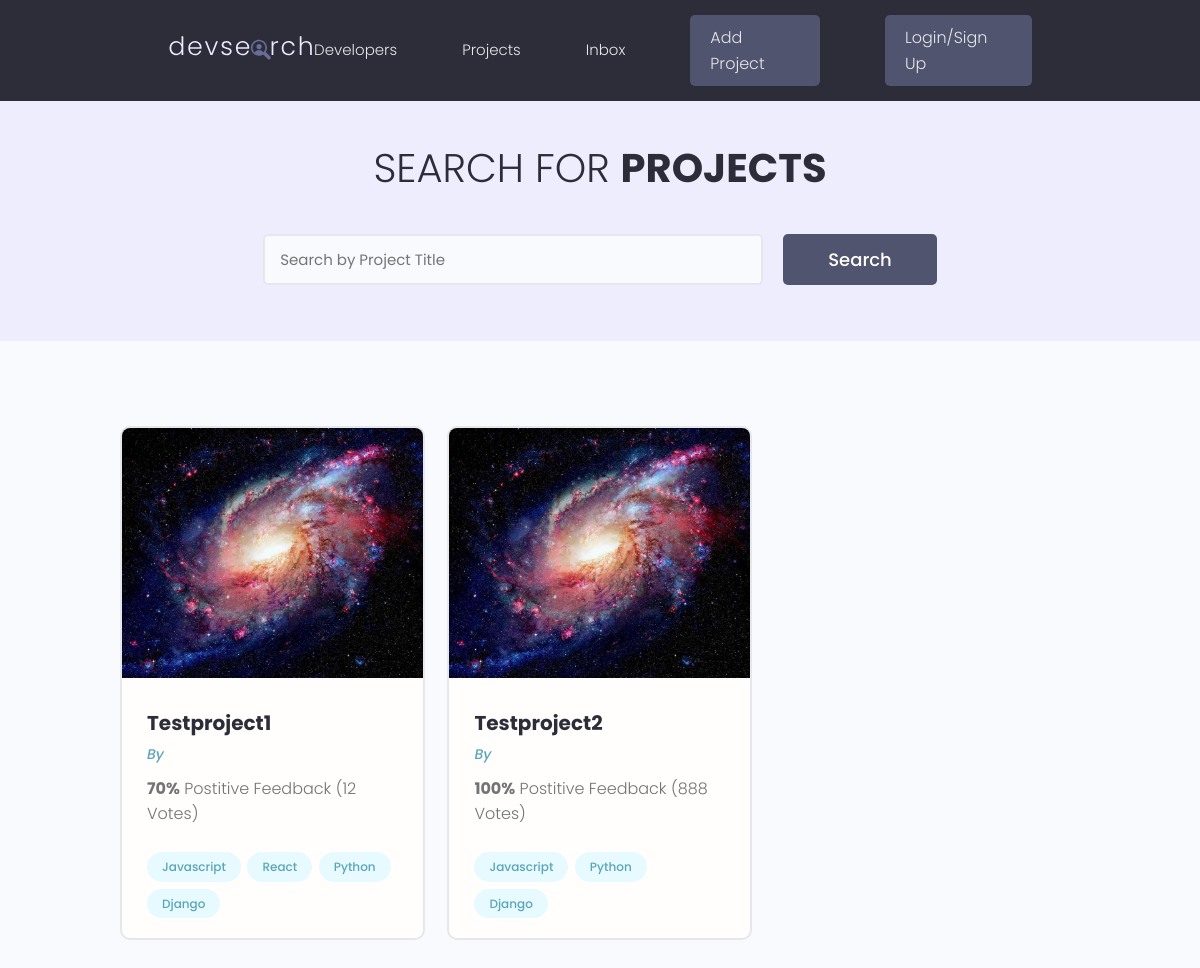
The page /projects/ on the database as committed earlier.
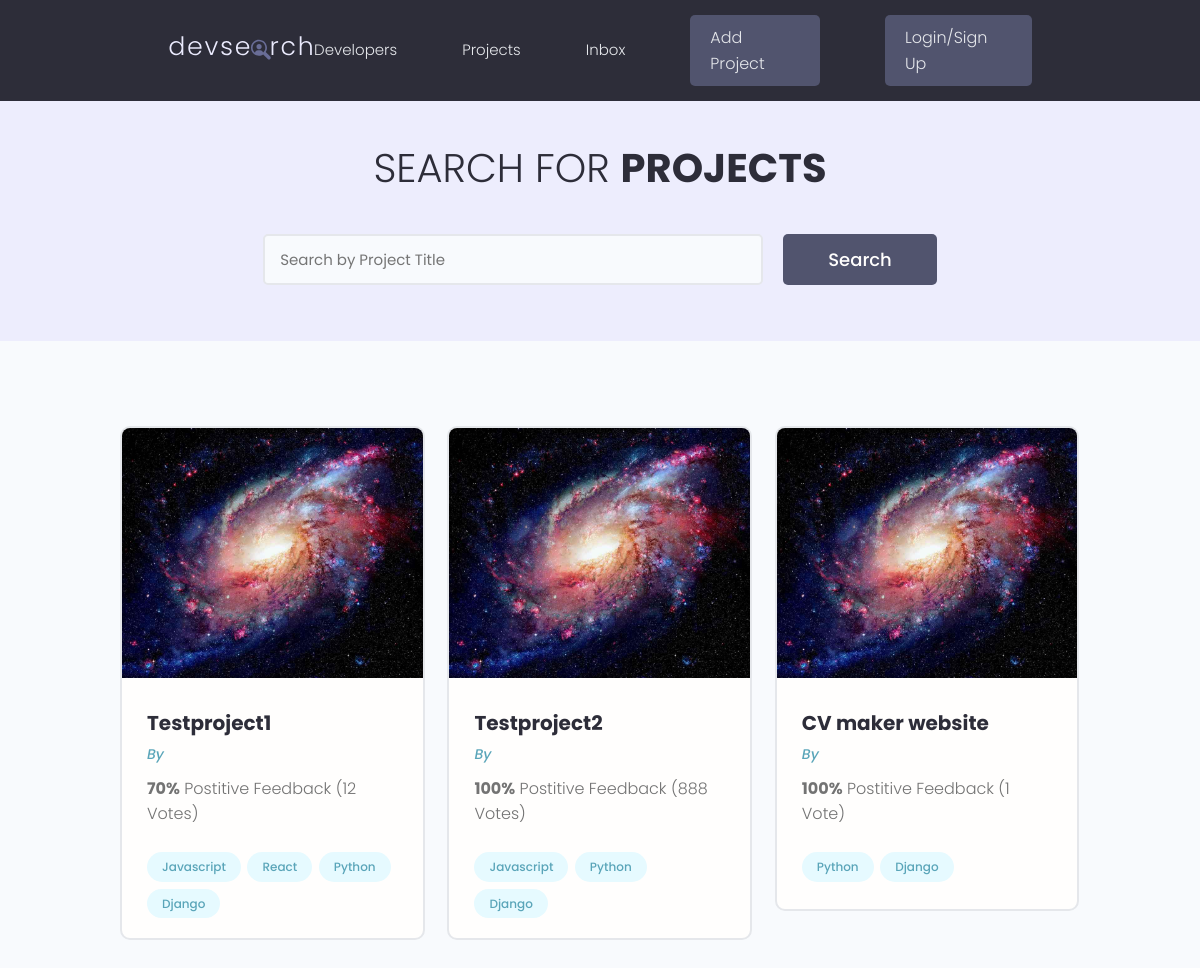
The same page on the database as committed later.
### projects/models.py (models this page shows, shortened)
class Project(models.Model):
    owner = models.ForeignKey(Profile, null=True, blank=True, on_delete=models.SET_NULL)
    title = models.CharField(max_length=200)
    description = models.TextField(null=True, blank=True)
    featured_image = models.ImageField(
        default="default.jpg", null=True, blank=True)
    demo_link = models.CharField(max_length=2000, null=True, blank=True)
    source_field = models.CharField(max_length=2000, null=True, blank=True)
    tags = models.ManyToManyField('Tag', blank=True)
    vote_total = models.IntegerField(default=0, null=True, blank=True)
    vote_ratio = models.IntegerField(default=0, null=True, blank=True)
    created = models.DateTimeField(auto_now_add=True)
    id = UUIDField(default=uuid.uuid4, unique=True,
                    primary_key=True, editable=False)

class Tag(models.Model):
    name = models.CharField(max_length=500)
    created = models.DateTimeField(auto_now_add=True)
    id = UUIDField(default=uuid.uuid4, unique=True,
                    primary_key=True, editable=False)
    def __str__(self):
        return self.name

### projects/views.py (the view)
# urls.py: path('projects/', include('projects.urls')),
def projects(request):
    projects = Project.objects.all()
    context = {'projects' : projects}
    return render(request, 'projects/projects.html', context)

### projects/templates/projects/projects.html (shortened to what this page needs)
{% extends 'main.html' %}
{% block content %}
<main class="projects">
    <section class="hero-section text-center">
      <div class="container container--narrow">
        <div class="hero-section__box">
          <h2>Search for <span>Projects</span></h2>
        </div>
        <div class="hero-section__search">
          <form class="form" action="#" method="get">
            <div class="form__field">
              <input class="input input--text" id="formInput#search" type="text" name="text"
                placeholder="Search by Project Title" />
            </div>
            <input class="btn btn--sub btn--lg" type="submit" value="Search" />
          </form>
        </div>
      </div>
    </section>
    <section class="projectsList">
      <div class="container">
        <div class="grid grid--three">
        {% for project in projects %}
          <div class="column">
            <div class="card project">
              <a href="{% url 'project' project.id %}" class="project">
                <img class="project__thumbnail" src="{{project.featured_image.url}}" alt="project thumbnail" />
                <div class="card__body">
                  <h3 class="project__title">{{project.title}}</h3>
                  <p><a class="project__author" href="{% url 'project' project.id %}">By {{project.owner.name}}</a></p>
                  <p class="project--rating">
                    <span style="font-weight: bold;">{{project.vote_ratio}}%</span> Postitive
                    Feedback ({{project.vote_total}} Vote{{project.vote_total|pluralize:"s"}})
                  </p>
                  <div class="project__tags">
                      {% for tag in project.tags.all %}
                    <span class="tag tag--pill tag--main">
                      <small>{{tag}}</small>
                    </span>
                    {% endfor %}
                  </div>
                </div>
              </a>
            </div>
          </div>
          {% endfor %}
        </div>
      </div>
    </section>
  </main>
{% endblock content %}

### templates/main.html (shortened to what this page needs)
<!DOCTYPE html>
{% load static %}
<html lang="en">
<head>
    <link rel="stylesheet" href="https://cdn.iconmonstr.com/1.3.0/css/iconmonstr-iconic-font.min.css" />
    <link rel="stylesheet" href="{% static 'uikit/styles/uikit.css' %}" />
    <link rel="stylesheet" href="{% static 'styles/app.css' %}" />
</head>
<body>
    {% include 'navbar.html' %}
    {% block content %}
    {% endblock content %}
</body>
</html>

### templates/navbar.html (shortened to what this page needs)
{% load static %}
<header class="header">
    <div class="container container--narrow">
      <a href="{% url 'profiles' %}" class="header__logo">
        <img src="{% static 'images/logo.svg' %}" alt="DevSearch Logo" />
      </a>
      <nav class="header__nav">
        <ul class="header__menu">
          <li class="header__menuItem"><a href="{% url 'profiles' %}">Developers</a></li>
          <li class="header__menuItem"><a href="{% url 'projects' %}">Projects</a></li>
          <li class="header__menuItem"><a href="">Inbox</a></li>
          <li class="header__menuItem"><a href="{% url 'create-project' %}" class="btn btn--sub">Add Project</a></li>
          <li class="header__menuItem"><a href="" class="btn btn--sub">Login/Sign Up</a></li>
        </ul>
      </nav>
    </div>
  </header>

### static/styles/app.css (style rules this page uses)
:root { --color-sub: #2d2d39; }
.btn--sub { background-color: var(--color-sub-light); }
.card { border: 2px solid var(--color-light); }
img { width: 100%; }
.header { position: sticky; z-index: 111; background-color: var(--color-sub); padding: 1.5rem 0; }
.header > .container { display: flex; justify-content: space-between; align-items: center; }
.header__logo > img { height: 3.8rem; }
.header__nav > ul { display: inline-flex; align-items: center; list-style: none; gap: 6.5rem; }
.header__menuItem > a { color: var(--color-light); font-weight: 300; }
.hero-section { height: 40vh; display: flex; align-items: center; background-color: var(--color-sub); }
.hero-section__box { margin-bottom: 4rem; }
.hero-section__box > h2, .hero-section__box > h2 > span { font-size: 4rem; color: var(--color-light); line-height: 1.3; text-transform: uppercase; }
.hero-section__box > h2 { font-weight: 300; }
.hero-section__box > h2 > span { font-weight: 700; }
.hero-section__search > .form { display: flex; align-items: center; justify-content: center; gap: 2rem; }
.hero-section__search > .form input.input--text { width: 50rem; }
.project__author { font-size: 1.4rem; font-style: italic; }
.project--rating { margin-bottom: 1.6em; margin-top: .5em; }
.projects > .hero-section { background: var(--color-sub-lighter); height: 30vh; }
.projects .hero-section__box { margin-bottom: 2.5rem; }
.projects .hero-section__box > h2 { color: var(--color-sub); }
.projects .hero-section__box > h2 > span { font-weight: 700; color: var(--color-sub); }
.projectsList { margin-top: 8rem; }
.project__thumbnail { height: 25rem; object-fit: cover; object-position: top center; }
.project__title { font-size: 2rem; font-weight: 700; color: var(--color-sub); }

### static/uikit/styles/modules/_variables.css (style rules this page uses)
:root { --color-main: #5aa5b9; --color-main-light: #e6faff; --color-sub: #3f4156; --color-sub-light: #51546e; --color-sub-lighter: #ededfd; --color-text: #737373; --color-gray: #8b8b8b; --color-light: #e5e7eb; --color-light-gray: #767676; --color-bg: #f8fafd; --color-white: #fffefd; --color-white-light: #f3f3f3; --color-success: #359e64; --color-success-bg: #def8e8; --color-error: #fc4b0b; --color-error-bg: #fff2ee; --font-base: 'Poppins', arial, helvetica, 'Segoe UI', roboto, ubuntu, sans-serif; --font-monospace: 'Fira Code', 'Courier New', courier, monospace; --font-regular: 300; --font-medium: 500; --font-bold: 700; --generic-shadow: 1px 1px 5px #00000010; --generic-transition: all 0.3s ease-in-out; }

### static/uikit/styles/modules/_base.css (style rules this page uses)
* { margin: 0; padding: 0; box-sizing: border-box; text-rendering: optimizeLegibility; color: inherit; font-size: inherit; }
html { font-size: 50%; }
@media only screen and (min-width: 480px) { html { font-size: 56.25%; } }
@media only screen and (min-width: 1200px) { html { font-size: 62.5%; } }
body { line-height: 1.6; font-weight: 400; font-size: 1.5rem; color: var(--color-text); background-color: var(--color-bg); min-height: 100vh; }

### static/uikit/styles/modules/_typography.css (style rules this page uses)
* { font-family: var(--font-base); }
h2 { font-size: 3.6rem; font-weight: var(--font-bold); }
h3 { font-size: 3.2rem; font-weight: var(--font-medium); }
p, span, strong { font-size: 1.6rem; color: var(--color-text); font-weight: var(--font-regular); }
a { padding-bottom: 2px; text-decoration: none; display: inline-block; color: var(--color-main); font-weight: var(--font-medium); }

### static/uikit/styles/modules/_utilities.css (style rules this page uses)
.container { width: 92%; max-width: 165rem; margin: 0 auto; box-sizing: border-box; }
.container--narrow { width: 92%; max-width: 120rem; }
@media screen and (min-width: 1000px) { .container { width: 90%; } }
@media screen and (min-width: 1000px) { .container--narrow { width: 85%; } }
@media screen and (min-width: 1200px) { .container { width: 80%; } }
@media screen and (min-width: 1200px) { .container--narrow { width: 72%; } }
.text-center { text-align: center; }

### static/uikit/styles/modules/_button.css (style rules this page uses)
.btn { display: inline-block; position: relative; cursor: pointer; background-color: var(--color-light); font-weight: var(--font-medium); color: var(--color-sub); text-decoration: none; padding: 1rem 2rem; border-radius: 0.5rem; border: none; width: -webkit-fit-content; width: -moz-fit-content; width: fit-content; height: -webkit-fit-content; height: -moz-fit-content; height: fit-content; font-size: 1.6rem; outline-width: 0; outline-color: transparent; -webkit-backface-visibility: hidden; backface-visibility: hidden; transition: all 0.3s ease-in-out; }
.btn--sub { background-color: var(--color-sub); color: var(--color-white); }
.btn--lg { font-size: 1.8rem; padding: 1.2rem 4.5rem; }

Rows that differ between the two databases and show on the page:
added Project: featured_image (picture), title "CV maker website", vote_ratio "100", vote_total "1", Tag (name "Python"), Tag (name "Django")
